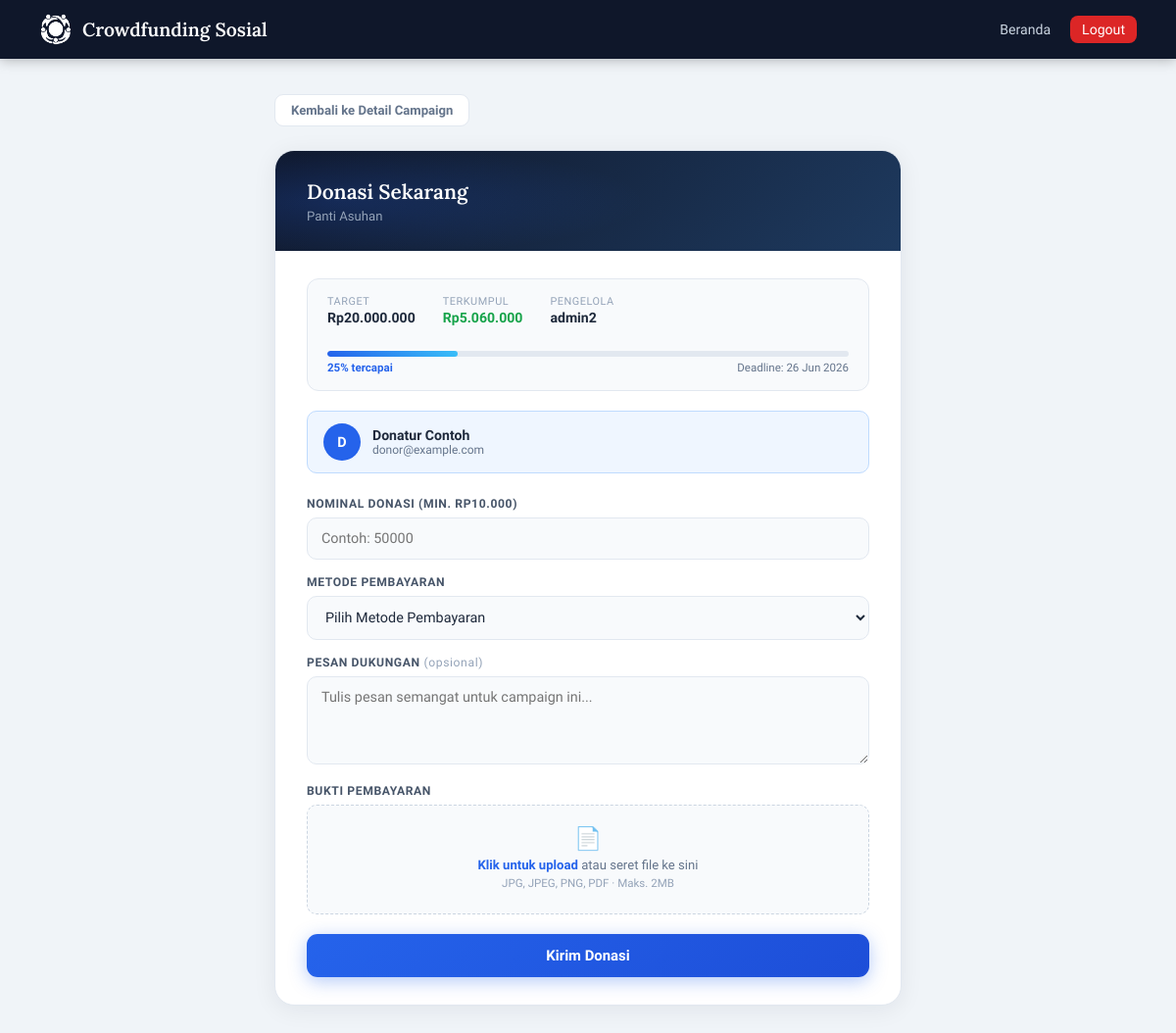
The page /donate.php?campaign_id=3 (signed in) on the database as committed earlier.
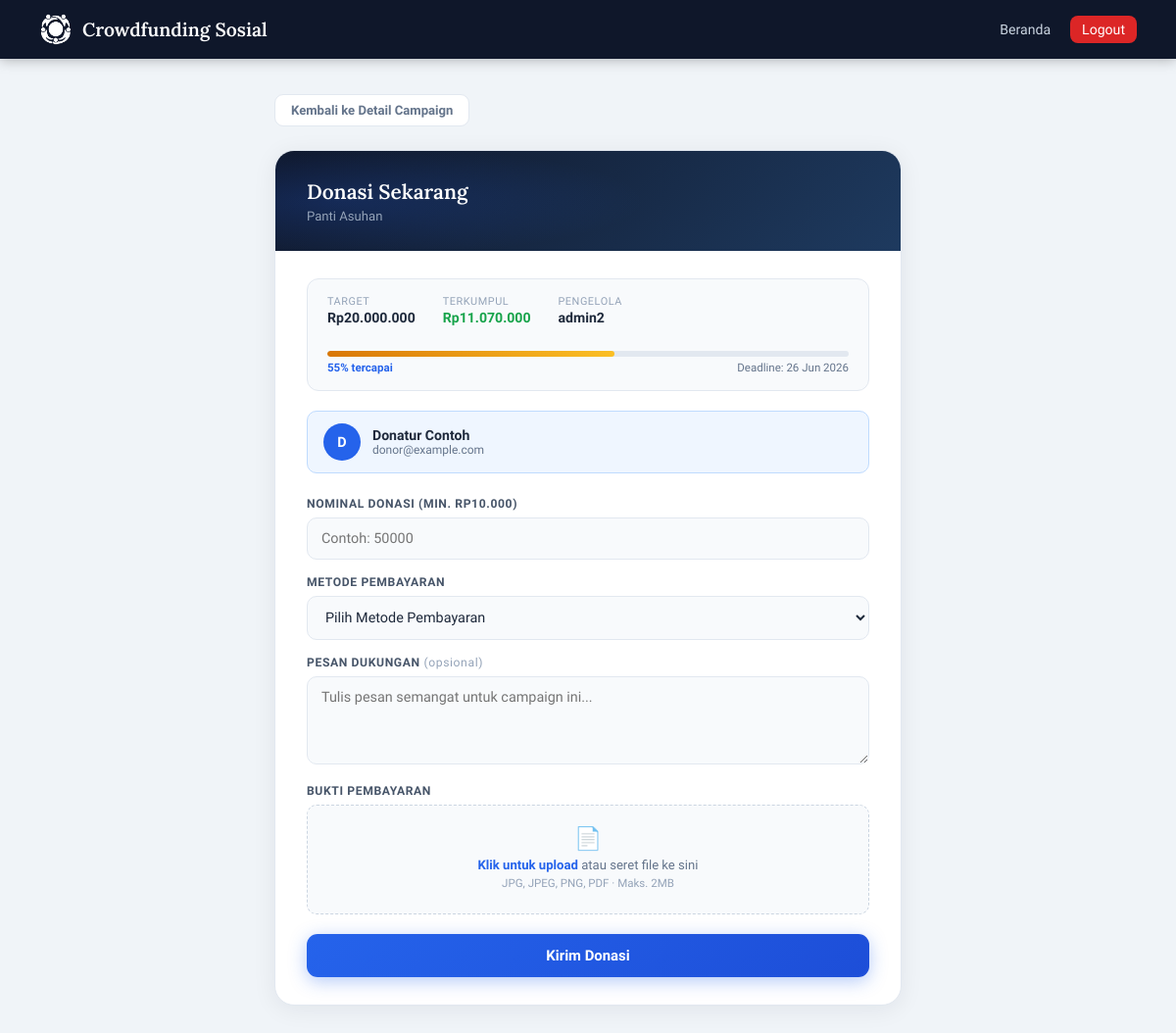
The same page on the database as committed later.
### tables this page shows
CREATE TABLE `campaigns` (
  `id` int(11) NOT NULL,
  `manager_id` int(11) NOT NULL,
  `title` varchar(150) NOT NULL,
  `category` varchar(100) NOT NULL,
  `location` varchar(150) NOT NULL,
  `description` text NOT NULL,
  `target_amount` decimal(15,2) NOT NULL DEFAULT 0.00,
  `collected_amount` decimal(15,2) NOT NULL DEFAULT 0.00,
  `deadline` datetime NOT NULL,
  `image` varchar(255) NOT NULL,
  `bank_info` varchar(255) NOT NULL,
  `created_at` timestamp NOT NULL DEFAULT current_timestamp()
);

CREATE TABLE `users` (
  `id` int(11) NOT NULL,
  `name` varchar(100) NOT NULL,
  `email` varchar(100) NOT NULL,
  `phone` varchar(20) NOT NULL,
  `address` text DEFAULT NULL,
  `avatar` varchar(255) DEFAULT NULL,
  `password` varchar(255) NOT NULL,
  `role` enum('donor','manager') NOT NULL DEFAULT 'donor',
  `created_at` timestamp NOT NULL DEFAULT current_timestamp()
);

### donate.php (the view, shortened to what this page needs)
<?php
require 'config.php';
function progColor(int $pct): array {
    if ($pct <= 50)  return ['grad' => 'linear-gradient(90deg,#2563eb,#38bdf8)', 'fire' => false];
    if ($pct <= 75)  return ['grad' => 'linear-gradient(90deg,#d97706,#fbbf24)', 'fire' => false];
    return               ['grad' => 'linear-gradient(90deg,#dc2626,#f97316)', 'fire' => true];
}
$campaign_id = isset($_GET['campaign_id']) ? (int)$_GET['campaign_id'] : 0;
$stmt = $conn->prepare("
    SELECT c.*, u.name AS manager_name
    FROM campaigns c
    JOIN users u ON c.manager_id = u.id
    WHERE c.id = ?
    LIMIT 1
");
$stmt->bind_param("i", $campaign_id);
$stmt->execute();
$campaign = $stmt->get_result()->fetch_assoc();
$pct = ($campaign['target_amount'] > 0)
    ? min(100, round(($campaign['collected_amount'] / $campaign['target_amount']) * 100))
    : 0;
?>
<!DOCTYPE html>
<html lang="id">
<head>
</head>
<body>
<nav class="navbar">
    <a class="navbar-brand" href="index.php">
        <img src="uploads/LogoKecil.png" alt="Logo">
        Crowdfunding Sosial
    </a>
    <div class="navbar-links">
        <a href="index.php">Beranda</a>
        <a href="logout.php" class="danger">Logout</a>
    </div>
</nav>
<div class="page">
    <a href="detail.php?id=<?= $campaign['id'] ?>" class="back-link">Kembali ke Detail Campaign</a>
    <div class="donate-card">
        <div class="card-header">
            <h2>Donasi Sekarang</h2>
            <p><?= htmlspecialchars($campaign['title']) ?></p>
        </div>
        <div class="card-body">
            <div class="campaign-info">
                <div class="ci-item">
                    <div class="ci-label">Target</div>
                    <div class="ci-value">Rp<?= number_format($campaign['target_amount'], 0, ',', '.') ?></div>
                </div>
                <div class="ci-item">
                    <div class="ci-label">Terkumpul</div>
                    <div class="ci-value green">Rp<?= number_format($campaign['collected_amount'], 0, ',', '.') ?></div>
                </div>
                <div class="ci-item">
                    <div class="ci-label">Pengelola</div>
                    <div class="ci-value"><?= htmlspecialchars($campaign['manager_name']) ?></div>
                </div>
                <div style="flex-basis:100%">
                    <?php $pc = progColor($pct); ?>
                    <div class="prog-bg">
                        <div class="prog-fill" style="width:<?= $pct ?>%;background:<?= $pc['grad'] ?>"></div>
                    </div>
                    <div class="prog-label">
                        <span class="pct"><?= $pct ?>% tercapai<?= $pc['fire'] ? ' 🔥' : '' ?></span>
                        <span>Deadline: <?= date('d M Y', strtotime($campaign['deadline'])) ?></span>
                    </div>
                </div>
            </div>
            <div class="donor-info">
                <div class="donor-avatar"><?= strtoupper(substr($_SESSION['user_name'], 0, 1)) ?></div>
                <div>
                    <div class="d-name"><?= htmlspecialchars($_SESSION['user_name']) ?></div>
                    <div class="d-email"><?= htmlspecialchars($_SESSION['user_email']) ?></div>
                </div>
            </div>
            <form method="post" enctype="multipart/form-data" id="donateForm">
                <div class="form-group">
                    <label>Nominal Donasi (min. Rp10.000)</label>
                    <input type="number" name="amount" placeholder="Contoh: 50000" min="10000"
                           value="<?= htmlspecialchars($_POST['amount'] ?? '') ?>" required>
                </div>
                <div class="form-group">
                    <label>Metode Pembayaran</label>
                    <select name="payment_method" id="paymentMethod">
                        <option value="">Pilih Metode Pembayaran</option>
                    </select>
                </div>
                <div class="form-group">
                    <label>Pesan Dukungan <span style="color:#94a3b8;font-weight:400;text-transform:none">(opsional)</span></label>
                    <textarea name="message" placeholder="Tulis pesan semangat untuk campaign ini..."><?= htmlspecialchars($_POST['message'] ?? '') ?></textarea>
                </div>
                <div class="form-group">
                    <label>Bukti Pembayaran</label>
                    <div class="file-upload-wrap" id="fileWrap">
                        <div class="fu-icon">&#128196;</div>
                        <div class="fu-text"><strong>Klik untuk upload</strong> atau seret file ke sini</div>
                        <div class="fu-hint">JPG, JPEG, PNG, PDF &middot; Maks. 2MB</div>
                    </div>
                </div>
                <button type="submit" name="submit_donation" class="btn-submit">Kirim Donasi</button>
            </form>
        </div>
    </div>
</div>
</body>
</html>

Rows that differ between the two databases and show on the page:
changed campaigns "Panti Asuhan": collected_amount "5.060.000" → "11.070.000"
Other text that changed with them:
$pct: "25" → "55"
